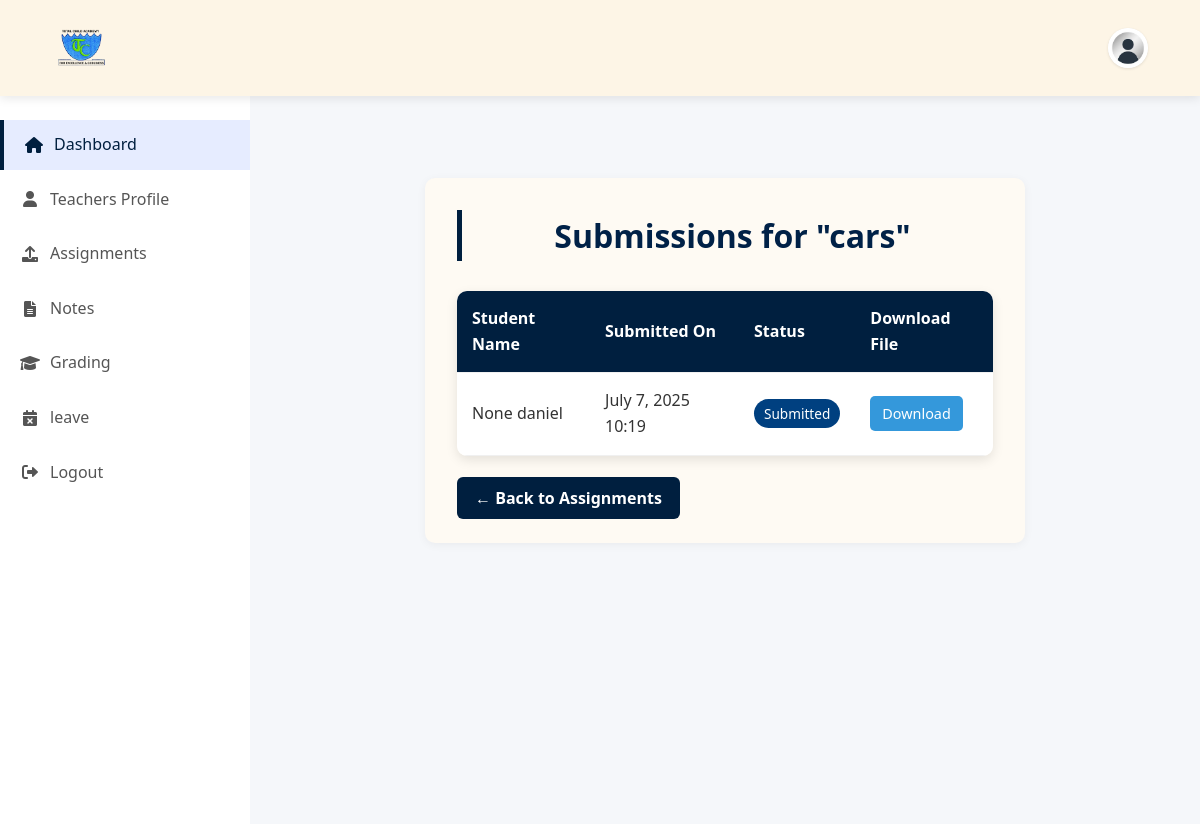
Page /assignment/2/teacher/submissions/ (signed in) on the earlier database version.
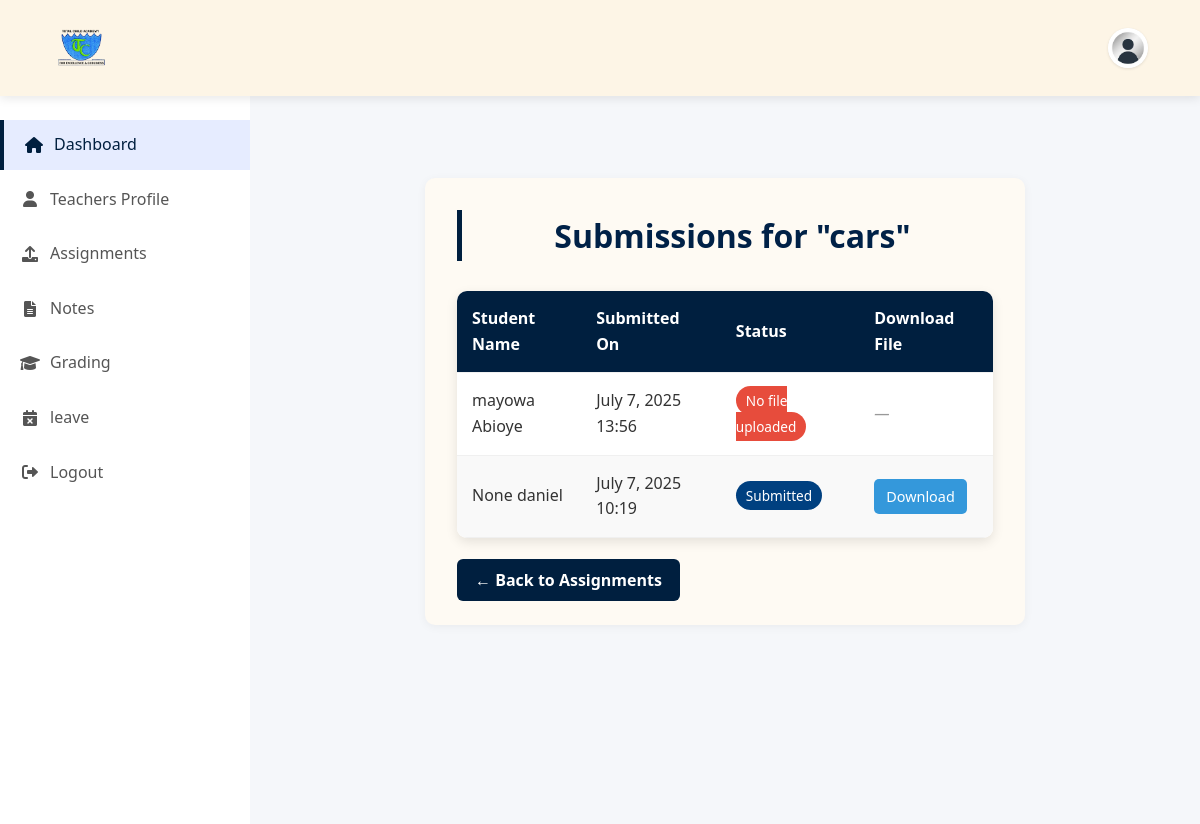
Same page on the later database version.
### core/models.py (models this page shows, shortened)
class Submission(models.Model):
    student = models.ForeignKey(settings.AUTH_USER_MODEL, on_delete=models.CASCADE)
    assignment = models.ForeignKey(Assignment, on_delete=models.CASCADE)
    file = models.FileField(upload_to='submissions/')
    submitted_on = models.DateTimeField(auto_now_add=True)

class CustomUser(AbstractUser, PermissionsMixin):
    ROLE_STUDENT = 'student'
    ROLE_TEACHER = 'teacher'
    ROLE_CHOICES = [
        (ROLE_STUDENT, 'Student'),
        (ROLE_TEACHER, 'Teacher'),
    ]
    username = None
    admission_number = models.CharField(max_length=20, unique=True)
    email = models.EmailField(unique=True)
    first_name = models.CharField(max_length=30, blank=True)
    last_name = models.CharField(max_length=30, blank=True)
    middle_name = models.CharField(max_length=30, blank=True, null=True)
    role = models.CharField(max_length=10, choices=ROLE_CHOICES, blank=True, null=True)
    date_of_birth = models.DateField(null=True, blank=True)
    USERNAME_FIELD = 'email'
    REQUIRED_FIELDS = []
    objects = CustomUserManager()

### core/views.py (the view)
# urls.py: path('assignment/<int:assignment_id>/teacher/submissions/', views.teacher_view_submissions, name='teacher_view_submissions'),
@login_required
def teacher_view_submissions(request, assignment_id):
    if request.user.role != 'teacher':
        return render(request, 'core/unauthorized.html', status=403)
    assignment = get_object_or_404(Assignment, id=assignment_id)
    submissions = Submission.objects.filter(assignment=assignment).order_by('-submitted_on')
    return render(request, 'core/teacher_view_submissions.html', {
        'assignment': assignment,
        'submissions': submissions,
    })

### core/templates/core/teacher_view_submissions.html (shortened to what this page needs)
{% extends "core/dashboard2.html" %}
{% load static %}
{% block content %}
<div class="submission-container">
  <h2 class="submission-heading">Submissions for "{{ assignment.title }}"</h2>
  {% if submissions %}
  <div class="table-wrapper">
    <table class="submission-table">
        <thead>
            <tr>
                <th>Student Name</th>
                <th>Submitted On</th>
                <th>Status</th>
                <th>Download File</th>
            </tr>
        </thead>
        <tbody>
            {% for submission in submissions %}
                <tr>
                    <td>{{ submission.student.get_full_name|default:submission.student.username }}</td>
                    <td>{{ submission.submitted_on|date:"F j, Y H:i" }}</td>
                    <td>
                        {% if submission.file %}
                            <span class="badge-submitted">Submitted</span>
                        {% else %}
                            <span class="badge-missing">No file uploaded</span>
                        {% endif %}
                    </td>
                    <td>
                        {% if submission.file %}
                            <a href="{{ submission.file.url }}" class="btn-download" download>Download</a>
                        {% else %}
                            <span class="no-download">—</span>
                        {% endif %}
                    </td>
                </tr>
            {% endfor %}
        </tbody>
    </table>
  </div>
  {% else %}
    <p class="no-submissions">No submissions found for this assignment.</p>
  {% endif %}
  <div class="submission-actions">
    <a href="{% url 'my_assignments' %}" class="btn-back-submissions">← Back to Assignments</a>
  </div>
</div>
{% endblock %}

Differences in the rows shown:
added Submission: student.get_full_name "mayowa Abioye", submitted_on "July 7, 2025 13:56", file "No file uploaded"
